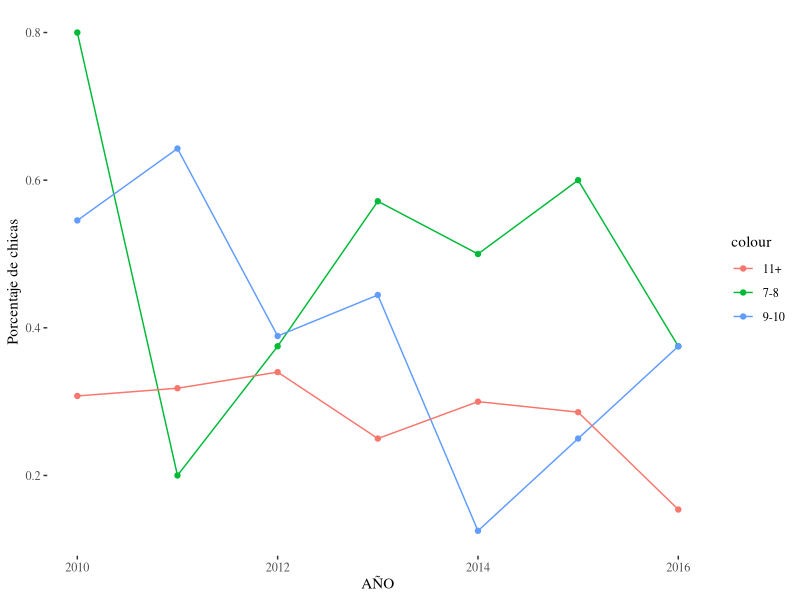

R code for this plot:
## ---- chunk 1
library(ggplot2)
library(ggthemes)

data <- read.csv("grupos-de-edad.csv")

## ---- chunk 2
ggplot()+geom_line(data=data,aes(x=AÑO,y=as.numeric(X7.8),color="7-8"))+geom_line(data=data,aes(x=AÑO,y=as.numeric(X9.10),color="9-10"))+geom_line(data=data,aes(x=AÑO,y=as.numeric(X11.),color="11+"))+geom_point(data=data,aes(x=AÑO,y=as.numeric(X7.8),color="7-8"))+geom_point(data=data,aes(x=AÑO,y=as.numeric(X9.10),color="9-10"))+geom_point(data=data,aes(x=AÑO,y=as.numeric(X11.),color="11+"))+ylab("Porcentaje de chicas")+theme_tufte()
## ---- chunk 3
library(knitr)
kable(summary(data))
